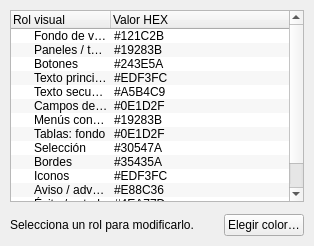
            <widget class="QWidget" name="tabColoresUI">
             <attribute name="title">
              <string>Colores UI</string>
             </attribute>
             <layout class="QVBoxLayout" name="tabColoresUILayout">
              <property name="spacing">
               <number>12</number>
              </property>
              <property name="leftMargin">
               <number>10</number>
              </property>
              <property name="topMargin">
               <number>10</number>
              </property>
              <property name="rightMargin">
               <number>10</number>
              </property>
              <property name="bottomMargin">
               <number>10</number>
              </property>
              <item>
               <widget class="QTreeWidget" name="treeColoresUI">
                <property name="alternatingRowColors">
                 <bool>true</bool>
                </property>
                <column>
                 <property name="text">
                  <string>Rol visual</string>
                 </property>
                </column>
                <column>
                 <property name="text">
                  <string>Valor HEX</string>
                 </property>
                </column>
                <item>
                 <property name="text">
                  <string>Fondo de ventana</string>
                 </property>
                 <property name="text">
                  <string>#121C2B</string>
                 </property>
                </item>
                <item>
                 <property name="text">
                  <string>Paneles / tarjetas</string>
                 </property>
                 <property name="text">
                  <string>#19283B</string>
                 </property>
                </item>
                <item>
                 <property name="text">
                  <string>Botones</string>
                 </property>
                 <property name="text">
                  <string>#243E5A</string>
                 </property>
                </item>
                <item>
                 <property name="text">
                  <string>Texto principal</string>
                 </property>
                 <property name="text">
                  <string>#EDF3FC</string>
                 </property>
                </item>
                <item>
                 <property name="text">
                  <string>Texto secundario</string>
                 </property>
                 <property name="text">
                  <string>#A5B4C9</string>
                 </property>
                </item>
                <item>
                 <property name="text">
                  <string>Campos de entrada</string>
                 </property>
                 <property name="text">
                  <string>#0E1D2F</string>
                 </property>
                </item>
                <item>
                 <property name="text">
                  <string>Menús contextuales</string>
                 </property>
                 <property name="text">
                  <string>#19283B</string>
                 </property>
                </item>
                <item>
                 <property name="text">
                  <string>Tablas: fondo</string>
                 </property>
                 <property name="text">
                  <string>#0E1D2F</string>
                 </property>
                </item>
                <item>
                 <property name="text">
                  <string>Selección</string>
                 </property>
                 <property name="text">
                  <string>#30547A</string>
                 </property>
                </item>
                <item>
                 <property name="text">
                  <string>Bordes</string>
                 </property>
                 <property name="text">
                  <string>#35435A</string>
                 </property>
                </item>
                <item>
                 <property name="text">
                  <string>Iconos</string>
                 </property>
                 <property name="text">
                  <string>#EDF3FC</string>
                 </property>
                </item>
                <item>
                 <property name="text">
                  <string>Aviso / advertencia</string>
                 </property>
                 <property name="text">
                  <string>#E88C36</string>
                 </property>
                </item>
                <item>
                 <property name="text">
                  <string>Éxito / estado</string>
                 </property>
                 <property name="text">
                  <string>#4EA77D</string>
                 </property>
                </item>
                <item>
                 <property name="text">
                  <string>Error / estado</string>
                 </property>
                 <property name="text">
                  <string>#D96D6D</string>
                 </property>
                </item>
               </widget>
              </item>
              <item>
               <layout class="QHBoxLayout" name="layoutColorUISelect">
                <property name="spacing">
                 <number>10</number>
                </property>
                <property name="leftMargin">
                 <number>0</number>
                </property>
                <property name="topMargin">
                 <number>0</number>
                </property>
                <property name="rightMargin">
                 <number>0</number>
                </property>
                <property name="bottomMargin">
                 <number>0</number>
                </property>
                <item>
                 <widget class="QLabel" name="lblColorUISeleccion">
                  <property name="text">
                   <string>Selecciona un rol para modificarlo.</string>
                  </property>
                 </widget>
                </item>
                <item>
                 <spacer name="uiColorSp">
                  <property name="orientation">
                   <enum>Qt::Orientation::Horizontal</enum>
                  </property>
                  <property name="sizeHint" stdset="0">
                   <size>
                    <width>20</width>
                    <height>20</height>
                   </size>
                  </property>
                 </spacer>
                </item>
                <item>
                 <widget class="QPushButton" name="btnColorUI">
                  <property name="text">
                   <string>Elegir color…</string>
                  </property>
                 </widget>
                </item>
               </layout>
              </item>
             </layout>
            </widget>
